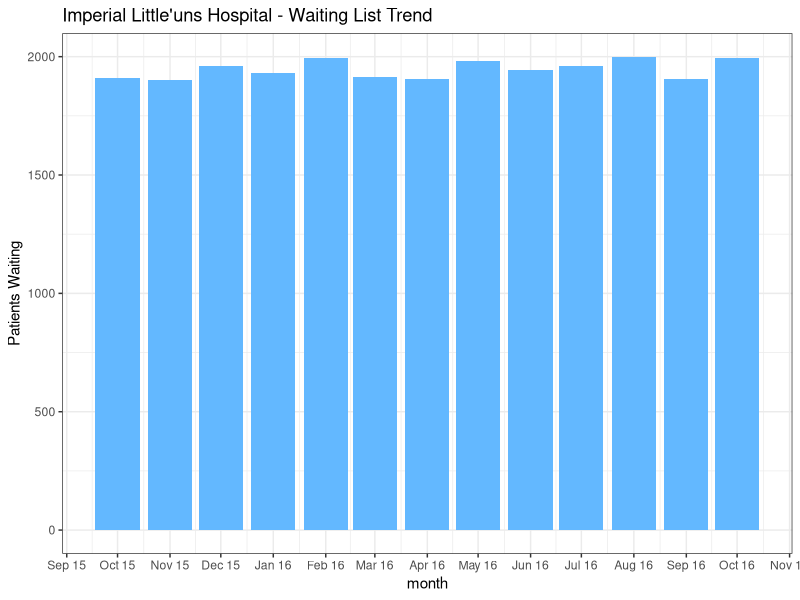

Write the R code that produced this figure.

#' # Rreports!
#' ## An introduction to using R for reporting
#' 
#' Adam Gruer 
#' Oct 27 2016
#' 
#' Last updated: `r Sys.time()`
#' 
#' ## Overview
#' This is a short demo on how R can be a very effective
#' tool for producing reports.  
#'  
#' ## Operating system and R version 
#'  Below are the details of the operating system and version of R used to 
#'  create this report.
#'  
version
#' ## Load packages
#' As always, the first step is to load all the necessary packages
#+ load-libs, include = TRUE
suppressPackageStartupMessages({
library(tidyverse)
library(lubridate)
})
#' ## Create some random test data for elective surgery waitlist report
#' 
set.seed(198)
waitlist <- tibble(
            month = seq.Date(
                            from = ymd("2015 Oct 01"),
                            to = ymd("2016 Oct 01"),
                            by = "month" ),
            patients_waiting = sample(
                                        1900:2000,
                                        size = 13,
                                        replace = TRUE),
            patients_admitted = sample(
                              600:900,
                              size = 13,
                              replace = TRUE)
            
            
            )
#' Let's use the dplyr package to work out the patients added each month using 
#' the difference between the month and the previous month , **add back** the admissions
#' in the month.  We add this to out data table.
waitlist <- waitlist %>%
  mutate( patients_waiting_change =
            patients_waiting - lag(patients_waiting) ) %>%
  mutate( patients_added = 
            patients_waiting_change + patients_admitted) %>%
  replace_na(list(patients_added = 750L, patients_waiting_change = -12L))
#'
#' We will create some variables for the hospital name and city so we don't have to
#' type it everywhere - and when we get a new job we can bring this report with us
hospital_name <-  "Imperial Little'uns Hospital"
hospital_city <-  "North Haverbrook"

#'
#' ## `r stringr::str_interp("${hospital_name}, ${hospital_city}")`
#' ### Waitlist Report
#+ kable, echo = FALSE
knitr::kable(
            waitlist %>%
              arrange(desc(month)))
#' ### Waitlist Trend
#+ trend-plot, echo = FALSE
ggplot(data = waitlist) +
  geom_bar(mapping = aes(
                        x = month,
                        y = patients_waiting),
           stat  = "identity", fill ="steelblue1") +
 
  scale_x_date(date_breaks = "1 month",
               date_labels = "%b %y") +
  scale_y_continuous(name = "Patients Waiting") +
  theme_bw() +
  ggtitle(stringr::str_interp("${hospital_name} - Waiting List Trend"))

#+ Commentary-data, echo = FALSE
commentary_month <- last(waitlist$month) 
commentary_month_name <- as.character(month(commentary_month,
                               label = TRUE,
                               abbr = FALSE))
commentary_month_waitlist <- last(waitlist$patients_waiting)
commentary_month_admitted <- last(waitlist$patients_admitted)
prior_month_waitlist <- nth(waitlist$patients_waiting, -2L)
commentary_month_added <- last(waitlist$patients_added)

change <-  last(waitlist$patients_waiting_change)
change_percent <-  as.double(change) / as.double(prior_month_waitlist) * 100.0
change_description <- if (change < 0) {
                      "decreased by"} else if (change > 0) {
                        "increased by"} else {"remained unchanged"}

 commentary <- stringr::str_interp(c("In ${commentary_month_name}, the waiting list for elective surgery ",
                    "${change_description} ${change} ($[1.1f%%]{change_percent}) to ${commentary_month_waitlist}.",
                      " There were ${commentary_month_admitted} admissions from the waiting list and ${commentary_month_added}",
                     " children were added to the waiting list during the month."))
 #' `r commentary`







  





